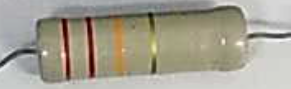
#> input picture testresistor3.jpg, 291 x 89 px
$ python resistorRecognizer_TESTES.py
#> lines starting #> are read from the running program, lines starting #| are printed output that depends on the picture; after the words box and inside, x2 and y2 are one past the last pixel; in counts of white or black regions, pixels touching at a corner belong together
# De início vamos testar tudo na imagem teste pq ela é muito boa

# Passo a passo dado pelo gemini
# Passo 1: Carregar e Limpar (Pré-processamento)
    #Filtro Bilateral. Para "embaçar" o fundo (listras do resistor afiadas)
# Passo 2: Isolar o Resistor (Segmentação)
    #Transformamos a imagem para tons de cinza e usamos um detector de bordas (como o algoritmo Canny)
    # para achar os contornos. Mudança do método utilizado.
    # A gente manda o código procurar o maior retângulo da imagem e
    # recorta (cropa) só essa parte.
# Passo 3: Mudar para HSV e Filtrar as Cores (A Mágica)
    #Convertamos a imagem cortada para o espaço HSV. Depois, criamos "máscaras" (filtros)
    # para as cores principais
# Passo 4: Ler a Posição e Calcular
    # O algoritmo varre a imagem da esquerda para a direita anotando qual cor aparece primeiro, qual
    # aparece depois, e o multiplicador no final.
    # fica limitado mas é o jeito mais fácil.

import cv2
import numpy as np

# Colour_range é uma variável de https://github.com/SupreethRao99/CVResist.git
# Mas fizemos algumas alterações de valores pq com os valores originais tava dando muito erro
# principalmente no verde e amarelo, eles estavam sobrepostos
# Estamos utilizando a lógica dele de segmentação pq pelo canny não funcionou
# O canny foi a primeira ideia

# Colours are thresholded in the HSV colour space. more can be found at (https://en.wikipedia.org/wiki/HSL_and_HSV)
Colour_Range = [
    # Limites inferior e superior do HSV, nome da cor, valor numérico da cor (potêncai de 10 para multiplicar o
    # último valor), cor para desenhar o retângulo
    [(0, 0, 0), (179, 255, 30), "BLACK", 0, (0, 0, 0)],
    # Marrom ajustado: Aceita menos saturação para pegar o escuro, mas restringe o Hue para fugir do Bege.
    [(0, 60, 20), (15, 255, 120), "BROWN", 1, (0, 51, 102)],
    [(0, 150, 80), (10, 255, 255), "RED", 2, (0, 0, 255)],
    [(11, 150, 150), (22, 255, 255), "ORANGE", 3, (0, 128, 255)],
    [(15, 100, 50), (25, 255, 200), "GOLD", -1, (0, 215, 255)],
    [(23, 100, 100), (35, 255, 255), "YELLOW", 4, (0, 255, 255)], # Amarelo: 23 a 35
    # Verde ajustado: Aumentamos drasticamente a janela do Hue (indo até 95) e aceitamos brilhos baixíssimos (V_min=20)
    [(36, 50, 20), (95, 255, 150), "GREEN", 5, (0, 255, 0)],
    [(96, 150, 0), (139, 255, 255), "BLUE", 6, (255, 0, 0)],      # Azul: 90 a 139
    [(140, 40, 100), (159, 250, 220), "VIOLET", 7, (255, 0, 127)],
    [(0, 0, 50), (179, 50, 80), "GRAY", 8, (128, 128, 128)],
    [(0, 0, 90), (179, 15, 250), "WHITE", 9, (255, 255, 255)],
]

# Função para verificar se a mancha achada tem formato de "faixa" (alta e fina)
def eh_uma_faixa_valida(contorno):
    # Ignora sujeiras pequenas
    if cv2.contourArea(contorno) < 100:
        return False

    x, y, largura, altura = cv2.boundingRect(contorno)

    # Se a largura for mais de 40% da altura, é muito largo para ser uma faixa
    if float(largura) / altura > 0.40:
        return False

    return True

def transferir_cor(imagem_alvo, imagem_referencia):
    # 1. Converte as duas imagens para o formato LAB
    alvo_lab = cv2.cvtColor(imagem_alvo, cv2.COLOR_BGR2LAB).astype("float32")
    ref_lab = cv2.cvtColor(imagem_referencia, cv2.COLOR_BGR2LAB).astype("float32")

    # 2. Calcula a média e o desvio padrão de cada canal da Referência (o "estilo")
    (ref_l_media, ref_l_desvio) = cv2.meanStdDev(ref_lab[:,:,0])
    (ref_a_media, ref_a_desvio) = cv2.meanStdDev(ref_lab[:,:,1])
    (ref_b_media, ref_b_desvio) = cv2.meanStdDev(ref_lab[:,:,2])

    # 3. Calcula a média e desvio da imagem Alvo (a imagem ruim)
    (alvo_l_media, alvo_l_desvio) = cv2.meanStdDev(alvo_lab[:,:,0])
    (alvo_a_media, alvo_a_desvio) = cv2.meanStdDev(alvo_lab[:,:,1])
    (alvo_b_media, alvo_b_desvio) = cv2.meanStdDev(alvo_lab[:,:,2])

    # 4. A Mágica Matemática:
    # Subtrai a média do alvo, escala pela diferença de desvio padrão e soma a média da referência!

    # Previne divisão por zero
    if alvo_l_desvio[0][0] == 0: alvo_l_desvio[0][0] = 1
    if alvo_a_desvio[0][0] == 0: alvo_a_desvio[0][0] = 1
    if alvo_b_desvio[0][0] == 0: alvo_b_desvio[0][0] = 1

    alvo_lab[:,:,0] = ((alvo_lab[:,:,0] - alvo_l_media[0][0]) * (ref_l_desvio[0][0] / alvo_l_desvio[0][0])) + ref_l_media[0][0]
    alvo_lab[:,:,1] = ((alvo_lab[:,:,1] - alvo_a_media[0][0]) * (ref_a_desvio[0][0] / alvo_a_desvio[0][0])) + ref_a_media[0][0]
    alvo_lab[:,:,2] = ((alvo_lab[:,:,2] - alvo_b_media[0][0]) * (ref_b_desvio[0][0] / alvo_b_desvio[0][0])) + ref_b_media[0][0]

    # 5. Garante que os números não passem do limite de 0 a 255
    alvo_lab = np.clip(alvo_lab, 0, 255).astype("uint8")

    # 6. Converte de volta para a imagem normal (BGR)
    imagem_transferida = cv2.cvtColor(alvo_lab, cv2.COLOR_LAB2BGR)

    return imagem_transferida

# -------------------------------------------------
# Passo 1: Carregar a imagem e aplicar o filtro bilateral para suavizar sem perder as bordas

image_path = 'testresistor3.jpg'
image_ref_path = 'testresistor.jpg' # imagem q funciona

original_image = cv2.imread(image_path)
#> original_image is the input picture: shape (89, 291, 3); mean B, G, R 145.6, 159.9, 164.5
reference_image = cv2.imread(image_ref_path) # Carregando o gabarito
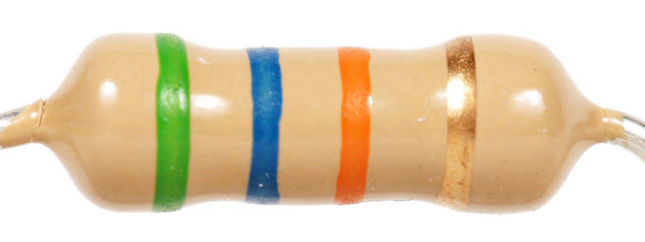
#> input picture testresistor.jpg, 645 x 242 px
#> reference_image is the input picture: shape (242, 645, 3); mean B, G, R 183.6, 210.5, 227

if original_image is None or reference_image is None:
    print("Erro ao carregar a imagem. Verifique o caminho.")
else:
    # Redimensiona a imagem para uma largura de 800 pixels, mantendo a proporção
    # gemini recomenda pq se a imagem for gigante, trava, então é uma garantia
    proportion = 800.0/original_image.shape[1]
#> proportion = 2.75
    new_size = (800, int(original_image.shape[0] * proportion))
#> new_size = (800, 244)
    resized_image = cv2.resize(original_image, new_size) # imagem redimensionada

    # Redimensiona a Imagem Referência (Gabarito)
    ref_proportion = 800.0/reference_image.shape[1]
#> ref_proportion = 1.24
    ref_new_size = (800, int(reference_image.shape[0] * ref_proportion))
#> ref_new_size = (800, 300)
    resized_ref = cv2.resize(reference_image, ref_new_size)

   # --- O PULO DO GATO: DIVIDINDO AS LINHAS DO TEMPO ---
    imagem_para_mascara = resized_image.copy()

    # NOVO: Calcula o brilho médio da imagem atual e do gabarito
    brilho_alvo = np.mean(cv2.cvtColor(resized_image, cv2.COLOR_BGR2GRAY))
#> brilho_alvo = 159.5
    brilho_ref = np.mean(cv2.cvtColor(resized_ref, cv2.COLOR_BGR2GRAY))
#> brilho_ref = 212.3

    # Se a diferença de brilho for grande, aplica a transferência (Imagem Escura)
    if abs(brilho_alvo - brilho_ref) > 30:
        imagem_corrigida = transferir_cor(resized_image, resized_ref)
#> in transferir_cor, `ref_lab = cv2.cvtColor(imagem_referencia, cv2.COLOR_BGR2LAB).astype("f..`:
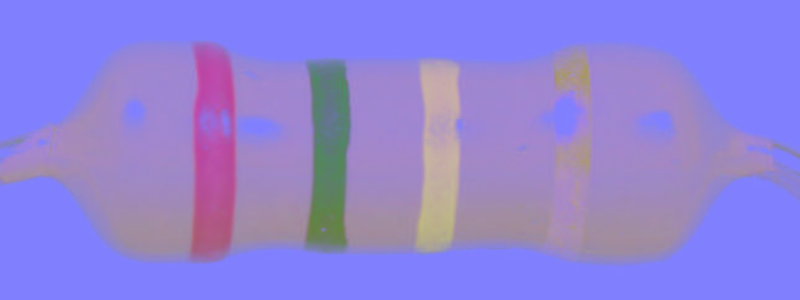
#> ref_lab: shape (300, 800, 3) float32; mean B, G, R 217.5, 131.1, 144.1
#> in transferir_cor, `(ref_l_media, ref_l_desvio) = cv2.meanStdDev(ref_lab[:,:,0])`: ref_l_media = [217.3]; ref_l_desvio = [39.58]
#> in transferir_cor, `(ref_a_media, ref_a_desvio) = cv2.meanStdDev(ref_lab[:,:,1])`: ref_a_media = [131.1]; ref_a_desvio = [11.75]
#> in transferir_cor, `(ref_b_media, ref_b_desvio) = cv2.meanStdDev(ref_lab[:,:,2])`: ref_b_media = [144.1]; ref_b_desvio = [19.78]
#> in transferir_cor, `(alvo_l_media, alvo_l_desvio) = cv2.meanStdDev(alvo_lab[:,:,0])`: alvo_l_media = [167.3]; alvo_l_desvio = [37.02]
#> in transferir_cor, `(alvo_a_media, alvo_a_desvio) = cv2.meanStdDev(alvo_lab[:,:,1])`: alvo_a_media = [127.4]; alvo_a_desvio = [4.6]
#> in transferir_cor, `(alvo_b_media, alvo_b_desvio) = cv2.meanStdDev(alvo_lab[:,:,2])`: alvo_b_media = [136.3]; alvo_b_desvio = [8.8]
#> in transferir_cor, `alvo_lab = np.clip(alvo_lab, 0, 255).astype("uint8")`:
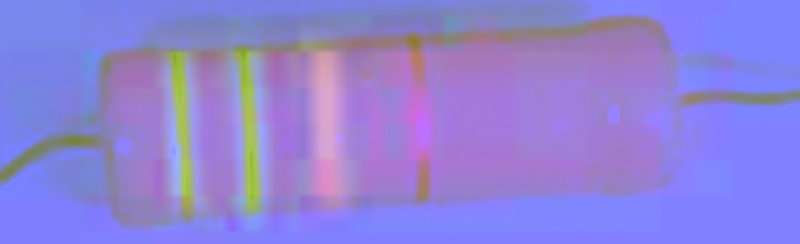
#> alvo_lab: shape (244, 800, 3); mean B, G, R 214.7, 130.5, 143.5
#> in transferir_cor, `imagem_transferida = cv2.cvtColor(alvo_lab, cv2.COLOR_LAB2BGR)`:
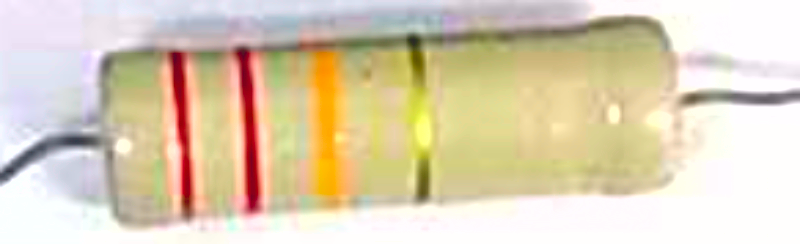
#> imagem_transferida: shape (244, 800, 3); mean B, G, R 181.1, 207.6, 221.3
        print("-> Imagem escura detectada: Transferência de cor APLICADA.")
    else:
        imagem_corrigida = resized_image.copy() # A imagem já é boa, não estraga ela!
        print("-> Imagem iluminada detectada: Transferência IGNORADA.")

    # Adicionando margem para não dar problema ao colocar o quadradinho do resistor
    # Parâmetros: (imagem, margem_topo, margem_baixo, margem_esq, margem_dir, tipo_borda, cor_BGR)
    # Adicionando 100 pixels no teto e no chão, e 50 pixels nas laterais. Cor Branca = (255, 255, 255)
    imagem_para_mascara = cv2.copyMakeBorder(imagem_para_mascara, 100, 100, 50, 50, cv2.BORDER_CONSTANT, value=(255, 255, 255))
    imagem_corrigida = cv2.copyMakeBorder(imagem_corrigida, 100, 100, 50, 50, cv2.BORDER_CONSTANT, value=(255, 255, 255))

    cv2.imshow("Imagem noremal para mascara", imagem_para_mascara)
    cv2.imshow("Imagem Corrigida pela Transferencia", imagem_corrigida)
    cv2.waitKey(0)

    # Passo 1: Filtro Bilateral para suavizar a imagem sem perder as bordas
    # é usado em https://github.com/SupreethRao99/CVResist.git
    # O Filtro Bilateral continua igual, mas agora roda na imagem com borda!
    filtered_mask_image = cv2.bilateralFilter(imagem_para_mascara, 15, 80, 80)

    # testando o resultado do filtro bilateral
    cv2.imshow('Original Image', resized_image)
    cv2.imshow('Filtered Image', filtered_mask_image)

    # Trava a tela até apertar qualquer tecla (se não colocar isso, a janela abre e fecha na hora)
    cv2.waitKey(0)
    cv2.destroyAllWindows()

    #Passo 2: Isolar o Resistor (Segmentação)
    ''''
    # Não deu certo usando Canny, mas deixo o código aqui pra referência futura

    gray_image = cv2.cvtColor(filtered_image, cv2.COLOR_BGR2GRAY)
    bordes = cv2.Canny(gray_image, 50, 150)

    # Encontrar os contornos
    contours, _ = cv2.findContours(bordes, cv2.RETR_EXTERNAL, cv2.CHAIN_APPROX_SIMPLE)

    if contours:
        # Encontrar o maior contorno (assumindo que seja o resistor)
        largest_contour = max(contours, key=cv2.contourArea)

        # Obter as coordenadas do retângulo delimitador
        x, y, largura, altura = cv2.boundingRect(largest_contour)

        # Recortar a imagem para isolar o resistor
        cropped_image = filtered_image[y:y+altura, x:x+largura]

        # Mostrar a imagem recortada
        cv2.imshow('Bordas', bordes)
        cv2.imshow('Cropped Resistor', cropped_image)
        cv2.waitKey(0)
        cv2.destroyAllWindows()
    else:
        print("Nenhum contorno encontrado.")
    '''
    '''
    # Não deu certo usando Canny
    # Mudei para o método do repositório https://github.com/SupreethRao99/CVResist.git:
    imagem_cinza = cv2.cvtColor(filtered_image, cv2.COLOR_BGR2GRAY)

    # Usando os mesmos parâmetrosdo repositório:
    # - 79 é o tamanho do "bloco" que ele analisa por vez (precisa ser número ímpar).
    # - 2 é um ajuste fino (subtraído da média do bloco).
    mascara_fundo = cv2.adaptiveThreshold(
        imagem_cinza,
        255, # Se for diferente do fundo, pinta de branco (255)
        cv2.ADAPTIVE_THRESH_MEAN_C,
        cv2.THRESH_BINARY,
        79,
        2
    )

    # Inverter a máscara para ficar com o fundo preto e resistor branco
    mascara_resistor = cv2.bitwise_not(mascara_fundo)

    # Preenchendo os buracos com Fechamento Morfológico
    # Quadrado 75x75 pixels para engolir as faixas
    kernel = np.ones((75, 75), np.uint8)

    # Operação de Fechamento (MORPH_CLOSE)
    # Tampa os buracos e une as partes do resistor que foram separadas pelas faixas
    # Depois vamos usar essa máscara corrigida para filtrar as cores, garantindo que só analisamos o resistor
    mascara_solida_fechamento = cv2.morphologyEx(mascara_resistor, cv2.MORPH_CLOSE, kernel)

    # Teste para verificar as máscaras
    cv2.imshow("4 - Mascara Global (Com buracos)", mascara_resistor)
    cv2.imshow("5 - Mascara Solida (Corrigida)", mascara_solida_fechamento)

    cv2.waitKey(0)
    cv2.destroyAllWindows()
    '''
    # não dá certo para todos os casos com o de cima, do repositório
    # Usando Segmentação por Saturação
    # Convertemos para HSV logo aqui no começo
    imagem_hsv_mascara = cv2.cvtColor(filtered_mask_image, cv2.COLOR_BGR2HSV)
#> imagem_hsv_mascara: shape (444, 900, 3); mean H, S, V 18.8, 17.8, 211.4

    # Extraímos apenas o canal 'S' (Saturação) -> Índice 1
    canal_saturacao = imagem_hsv_mascara[:, :, 1]

    # Tudo que tiver um pouco de cor (Saturação > 30) vira branco. O fundo cinza/branco fica preto.
    _, mascara_resistor = cv2.threshold(canal_saturacao, 30, 255, cv2.THRESH_BINARY)
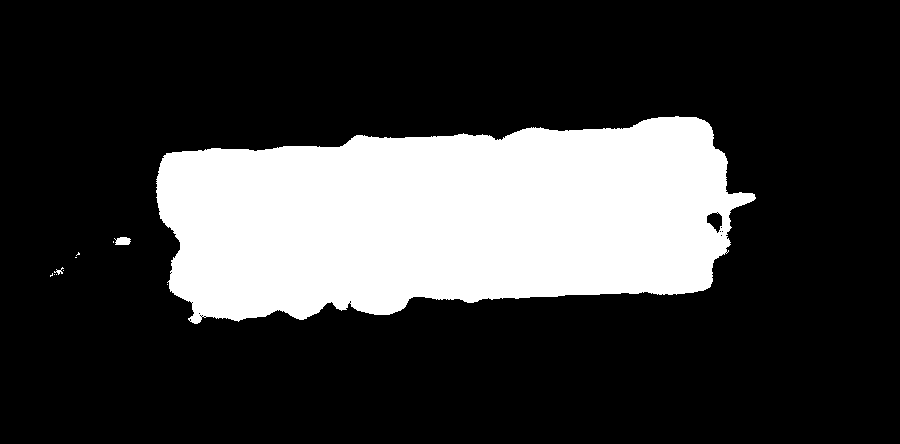
#> mascara_resistor: shape (444, 900); 23.3% white; 11 white regions (8 under 20 px), largest, box (x1, y1, x2, y2) and area: (156, 116, 756, 324) 93141, (114, 237, 131, 245) 108, (54, 267, 64, 275) 29

    # Preenchendo os buracos (Fechamento Morfológico)
    kernel_solido = np.ones((75, 75), np.uint8)
    mascara_solida_fechamento = cv2.morphologyEx(mascara_resistor, cv2.MORPH_CLOSE, kernel_solido)
#> mascara_solida_fechamento: shape (444, 900); 24.1% white; 3 white regions (1 under 20 px), largest, box (x1, y1, x2, y2) and area: (113, 116, 756, 324) 96157, (50, 267, 64, 277) 61

    # Teste para verificar a máscara
    cv2.imshow("5 - Mascara Solida (Corrigida)", mascara_solida_fechamento)

    # Passo 3: Cores HSV
    '''
    # Testando com uma cor só primeiro
'
    # Convertendo a imagem filtrada para o espaço de cores HSV
    image_hsv = cv2.cvtColor(filtered_image, cv2.COLOR_BGR2HSV)

    # Calibrações do AZUL da tabela Colour_Range
    # [(100, 150, 0), (140, 255, 255), "BLUE", 6, (255, 0, 0)]
    blue_inferior_limite = np.array([100, 150, 0])
    blue_superior_limite = np.array([140, 255, 255])

    blue_mask = cv2.inRange(image_hsv, blue_inferior_limite, blue_superior_limite)
    blue_mask_result = cv2.bitwise_and(blue_mask, mascara_solida_fechamento)

    # [8 lines of commented-out code are left out]
    '''
    # Fazendo para todas as cores da tabela:
    filtered_color_image = cv2.bilateralFilter(imagem_corrigida, 15, 80, 80)
    # Convertendo a imagem filtrada para o espaço de cores HSV
    image_hsv = cv2.cvtColor(filtered_color_image, cv2.COLOR_BGR2HSV)
#> image_hsv: shape (444, 900, 3); mean H, S, V 30.2, 27.1, 239.8

    # --- NOVO: Máscara de Saturação Interna para ignorar o bege ---
    canal_saturacao_cores = image_hsv[:, :, 1]
    # Diminuímos o limite de 40 para 20 para não matar as cores claras da Imagem 1
    _, mascara_saturacao_cores = cv2.threshold(canal_saturacao_cores, 20, 255, cv2.THRESH_BINARY)
#> mascara_saturacao_cores: shape (444, 900); 29.3% white; 19 white regions (13 under 20 px), largest, box (x1, y1, x2, y2) and area: (151, 104, 776, 331) 110916, (50, 149, 151, 284) 4793, (102, 259, 145, 291) 917, (65, 156, 95, 162) 161, (401, 112, 418, 120) 85, (65, 129, 88, 130) 23
    mascara_limpa_final = cv2.bitwise_and(mascara_solida_fechamento, mascara_saturacao_cores)
#> mascara_limpa_final: shape (444, 900); 24% white; 4 white regions (1 under 20 px), largest, box (x1, y1, x2, y2) and area: (155, 116, 756, 324) 95802, (113, 237, 137, 245) 173, (50, 267, 64, 277) 61
    # --------------------------------------------------------------
    # O vermelho é dividido em 2 no hsv, então tem que fazer 2 máscaras e juntar depois
    red_top_high = np.array([179, 255, 200])
    red_top_low = np.array([160, 150, 80])

    faixas_encontradas = [] # Lista para armazenar as faixas encontradas


    # Loop para cada cor na tabela
    for color in Colour_Range:
        # pega a primeira e segunda tupla da lista (que são os limites inferior e superior do HSV)
        color_mask = cv2.inRange(image_hsv, color[0], color[1])

        if color[2] == "RED": # Se for vermelho, tem que fazer a máscara extra e juntar
            red_mask = cv2.inRange(image_hsv, red_top_low, red_top_high)
            color_mask = cv2.bitwise_or(red_mask, color_mask)

       # Só aceita a cor se ela estiver dentro da Máscara Sólida (no resistor)
        color_mask_result = cv2.bitwise_and(color_mask, mascara_limpa_final)

        # O "Band-aid" para o reflexo do flash
        # Usamos um pincel vertical (ex: 25 de altura por 5 de largura) para
        # conectar os pedaços da faixa que foram rasgados pela luz branca
        kernel_cor = np.ones((25, 5), np.uint8)
        color_mask_result = cv2.morphologyEx(color_mask_result, cv2.MORPH_CLOSE, kernel_cor)

        # Acha os contornos das manchas que sobraram na máscara limpa
        contours, _ = cv2.findContours(color_mask_result, cv2.RETR_EXTERNAL, cv2.CHAIN_APPROX_SIMPLE)

        # Loop para cada contorno encontrado
        for contour in contours:
            if eh_uma_faixa_valida(contour):
                x, y, largura, altura = cv2.boundingRect(contour)

                # Desenha um retângulo envolta da cor achada na imagem original
                # Fazendo isso pq tava dando erro, aí queria ver onde era
                # (MUDAMOS PARA imagem_corrigida PARA RESOLVER O DESLOCAMENTO)
                cv2.rectangle(imagem_corrigida, (x, y), (x + largura, y + altura), color[4], 2)

                # Se for uma faixa válida, adiciona à lista de faixas encontradas
                faixas_encontradas.append((x,color[2], color[3])) # Guarda a posição x, o nome da cor e o valor numérico da cor
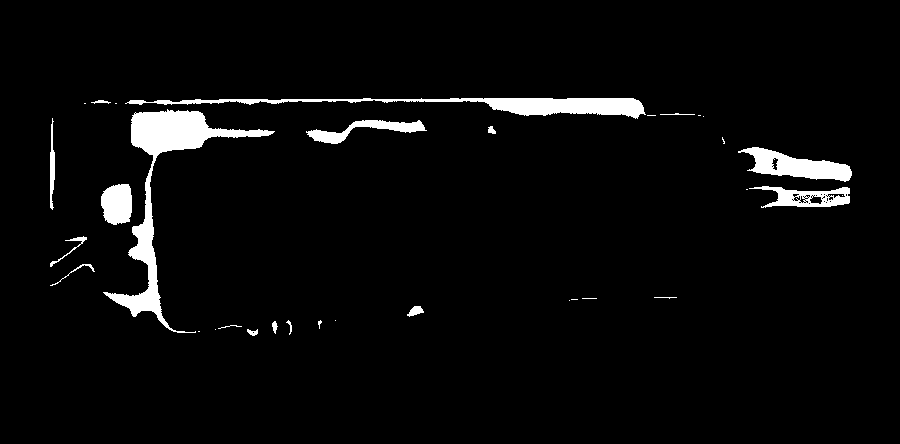
#> color_mask: shape (444, 900); 3.9% white; 33 white regions (15 under 20 px)
#> after the loop, faixas_encontradas = [(220, 'RED', 2), (286, 'RED', 2), (357, 'ORANGE', 3)]

    if faixas_encontradas:
        print("--- candidatos brutos ---")
        for f in faixas_encontradas:
            print(f"x={f[0]:4d}  cor={f[1]:8s}  valor={f[2]}")
#> this loop made 3 passes
#| x= 220  cor=RED       valor=2
#| x= 286  cor=RED       valor=2
#| x= 357  cor=ORANGE    valor=3

        # Ordena as faixas pela posição x (da esquerda para a direita)
        faixas_ordenadas = sorted(faixas_encontradas, key=lambda x: x[0])
#> faixas_ordenadas has the same summary as faixas_encontradas

        print("Faixas encontradas (da esquerda para a direita):")
        for faixa in faixas_ordenadas:
            print(f"Cor: {faixa[1]}, Valor: {faixa[2]}")
#> this loop made 3 passes
#| Cor: RED, Valor: 2
#| Cor: RED, Valor: 2
#| Cor: ORANGE, Valor: 3

        # Passo 4: Calcular o valor da resistência com base nas faixas encontradas
        if faixas_encontradas:
            faixas_ordenadas = sorted(faixas_encontradas, key=lambda x: x[0])

            print("\n--- RESULTADO DA LEITURA ---")

            faixas_base = []
            tolerancia = ""

            for faixa in faixas_ordenadas:
                print(f"Cor: {faixa[1]}, Valor: {faixa[2]}")

                # Se for Dourado, guarda como Tolerância e não bota na conta matemática
                if faixa[1] == "GOLD":
                    tolerancia = "± 5%"
                else:
                    faixas_base.append(faixa)
#> after the loop, faixas_base has the same summary as faixas_encontradas

            # Faz a matemática apenas com as faixas base (ex: Verde, Azul, Laranja)
            if len(faixas_base) in [3, 4]:
                valor_resistencia = ""
                for faixa in faixas_base[:-1]:
                    valor_resistencia += str(faixa[2])
#> this loop made 2 passes
#> (faixa, valor_resistencia) on passes 1 to 2: ((220, 'RED', 2), '2'), ((286, 'RED', 2), '22')

                valor_resistencia = int(valor_resistencia)
#> valor_resistencia = 22
                multiplicador = 10 ** faixas_base[-1][2]
#> multiplicador = 1000
                valor_resistencia *= multiplicador
#> valor_resistencia = 22000

                # Coloca a tolerância no texto final
                texto_resultado = f"{valor_resistencia} Ohms {tolerancia}"
#> texto_resultado = '22000 Ohms '
                print(f"\nValor da resistencia: {texto_resultado}\n")
#| Valor da resistencia: 22000 Ohms

            # Aqui é só para colocar um quadradinho no resistor e deixar a resistência calculada na imagem

                #Acha o contorno da Máscara Sólida (o corpo todo do resistor)
                contornos_resistor, _ = cv2.findContours(mascara_solida_fechamento, cv2.RETR_EXTERNAL, cv2.CHAIN_APPROX_SIMPLE)
#> contornos_resistor = 3 contours, 1 with area under 20; largest, box (x1, y1, x2, y2) and area: (113, 116, 756, 324) 95380, (50, 267, 64, 277) 42

                if contornos_resistor:
                    # Pega o maior contorno (para ignorar sujeiras)
                    maior_contorno_resistor = max(contornos_resistor, key=cv2.contourArea)
#> maior_contorno_resistor = contour of 274 points, box (x1, y1, x2, y2) (113, 116, 756, 324), area 95380

                    # Pega as coordenadas X, Y, Largura e Altura do resistor
                    xr, yr, larg_r, alt_r = cv2.boundingRect(maior_contorno_resistor)
#> xr = 113; yr = 116; larg_r = 643; alt_r = 208

                    # Desenha uma caixa fina ao redor do resistor inteiro
                    cv2.rectangle(imagem_corrigida, (xr, yr), (xr + larg_r, yr + alt_r), (200, 200, 200), 1)

                    # Calcula a posição do texto (Um pouco acima do Y do resistor)
                    posicao_texto = (xr, yr - 15)
#> posicao_texto = (113, 101)

                    # Segurança: Se o resistor estiver muito colado no topo da foto, escreve embaixo dele
                    if yr - 15 < 20:
                        posicao_texto = (xr, yr + alt_r + 30)

                    # Escreve o texto grudado no resistor                                            tam_letra, cor preta, espessura letra
                    cv2.putText(imagem_corrigida, texto_resultado, posicao_texto, cv2.FONT_HERSHEY_SIMPLEX, 0.5, (0, 0, 0), 1)
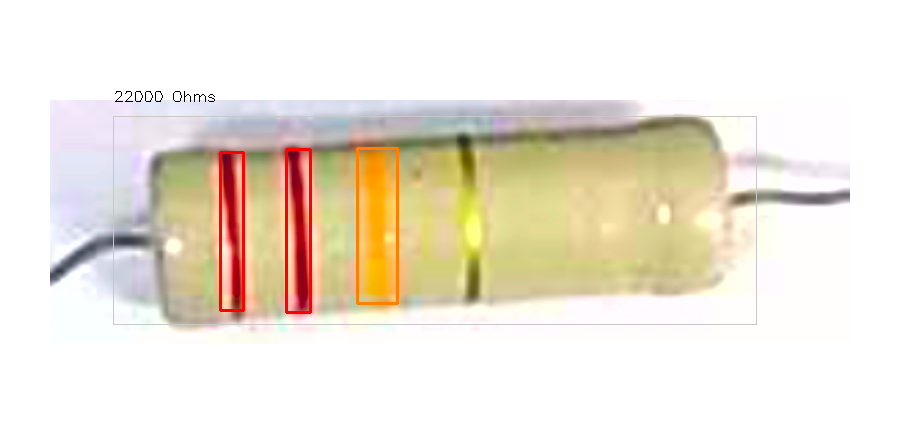
#> imagem_corrigida: shape (444, 900, 3); mean B, G, R 217.5, 230.5, 238.5


        else:
            print("Numero de faixas encontrado eh invalido para calculo da resistencia")

    else:
        print("Nenhuma faixa encontrada")

    # MUDAMOS PARA imagem_corrigida PARA O RETÂNGULO BATER COM O FUNDO
    cv2.imshow("Resultado Final", imagem_corrigida)
    cv2.waitKey(0)
    cv2.destroyAllWindows()
